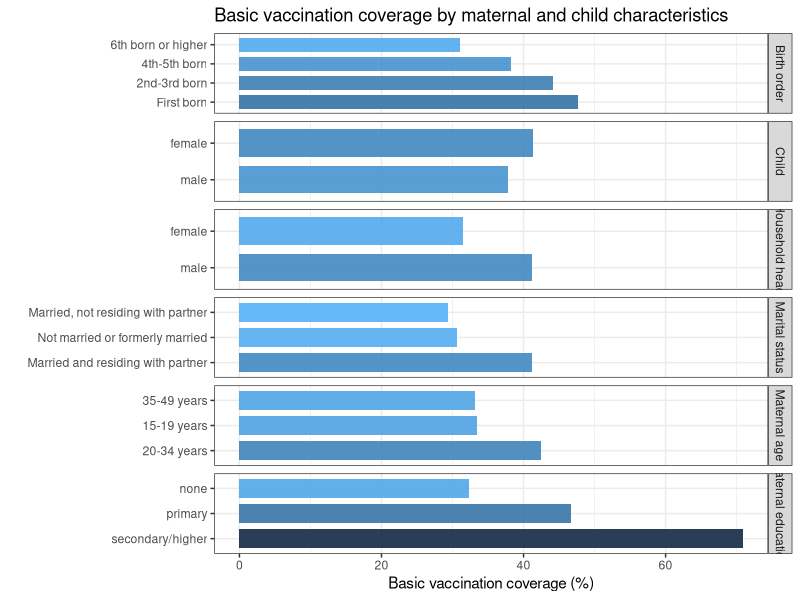
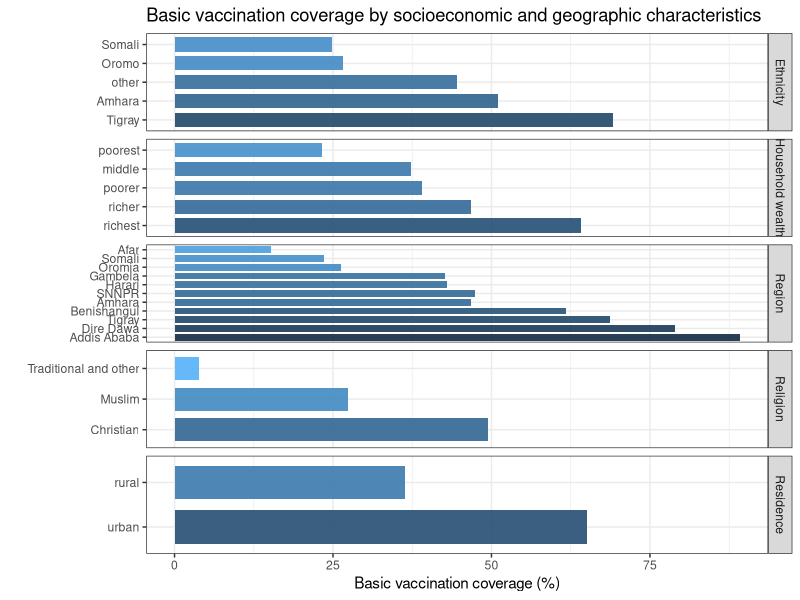
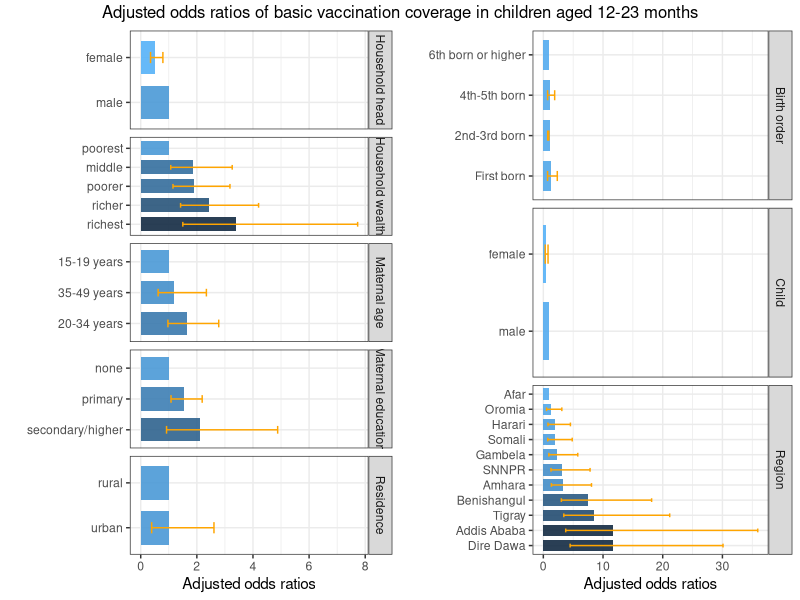

Recreate these plots in R, in order.
## ---- chunk 1
knitr::opts_chunk$set(echo = TRUE)

# load libraries
library (data.table)
library (ggplot2)
library (ggpubr)

# clear workspace
rm (list = ls ())
## ---- chunk 2

# read file with plot data
plot_data <- fread ("data_coverage.csv")
plot_list <- vector (mode = "list", length = 2)

# loop through 2 plots for vaccination coverage
for (i in 1:2) {
  
  plot_dat <- switch (i, 
                      "1" = plot_data [characteristics != "Household wealth" & 
                                         characteristics != "Religion" & 
                                         characteristics != "Ethnicity" & 
                                         characteristics != "Residence" & 
                                         characteristics != "Region"],
                      "2" = plot_data [characteristics == "Household wealth" | 
                                         characteristics == "Religion" | 
                                         characteristics == "Ethnicity" | 
                                         characteristics == "Residence" |
                                         characteristics == "Region"]
  )
  
  # plot title
  plot_title <- switch (i, 
                        "1" = "Basic vaccination coverage by maternal and child characteristics", 
                        "2" = "Basic vaccination coverage by socioeconomic and geographic characteristics")
  
  # plot
  plot_list [[i]] <- ggplot (data = plot_dat, 
                             aes (x = reorder (specific_characteristics, -coverage), 
                                  y = coverage, 
                                  fill = -coverage)) + 
    geom_bar (stat = "identity", width = 0.75, alpha=0.9) + 
    labs (x = "",
          y = "Basic vaccination coverage (%)", 
          title = plot_title) +
    coord_flip () + 
    facet_grid (characteristics ~ ., scales = "free") +
    theme_bw () + 
    theme(legend.position="none")
}

# print plot
print (plot_list [[1]])
print (plot_list [[2]])

# save plot to file
ggsave (filename = "plot_coverage_maternal_child.png", 
        plot = plot_list [[1]], 
        units = "in", width = 8, height = 8, 
        dpi = 300)

ggsave (filename = "plot_coverage_socioeconomic_geographic.png", 
        plot = plot_list [[2]], 
        units = "in", width = 8, height = 8, 
        dpi = 300)

## ---- chunk 3

# read file with plot data
plot_data <- fread ("data_aor.csv")
plot_list <- vector (mode = "list", length = 2)

# loop through 2 subplots
for (i in 1:2) {
  
  plot_dat <- switch (i, 
                      "1" = plot_data [characteristics != "Region" & 
                                         characteristics != "Birth order" & 
                                         characteristics != "Child" ],
                      "2" = plot_data [characteristics == "Region" | 
                                         characteristics == "Birth order" | 
                                         characteristics == "Child"]
                      )
  
  # plot
  plot_list [[i]] <- ggplot (data = plot_dat, 
                             aes (x = reorder (specific_characteristics, -AOR), 
                                  y = AOR, 
                                  fill = -AOR)) + 
    geom_bar (stat = "identity", width = 0.75, alpha=0.9) + 
    geom_errorbar (aes (ymin = low_95ci, ymax = high_95ci, width = 0.25), 
                   col = "orange") + 
    labs (x = "",
          y = "Adjusted odds ratios") +
    coord_flip () + 
    facet_grid (characteristics ~ ., scales = "free") +
    theme_bw () + 
    theme(legend.position="none")
  
}

# arrange plot columns and rows
p <- ggarrange (plotlist = plot_list, ncol = 2, nrow = 1)

p <- annotate_figure (p,
                     top = text_grob ("Adjusted odds ratios of basic vaccination coverage in children aged 12-23 months",
                                      color = "black", 
                                      size = 12))
# print plot
print (p)

# save plot to file
ggsave (filename = "plot_aor.png", plot = p, 
        units = "in", width = 8, height = 6.5, 
        dpi = 300)

